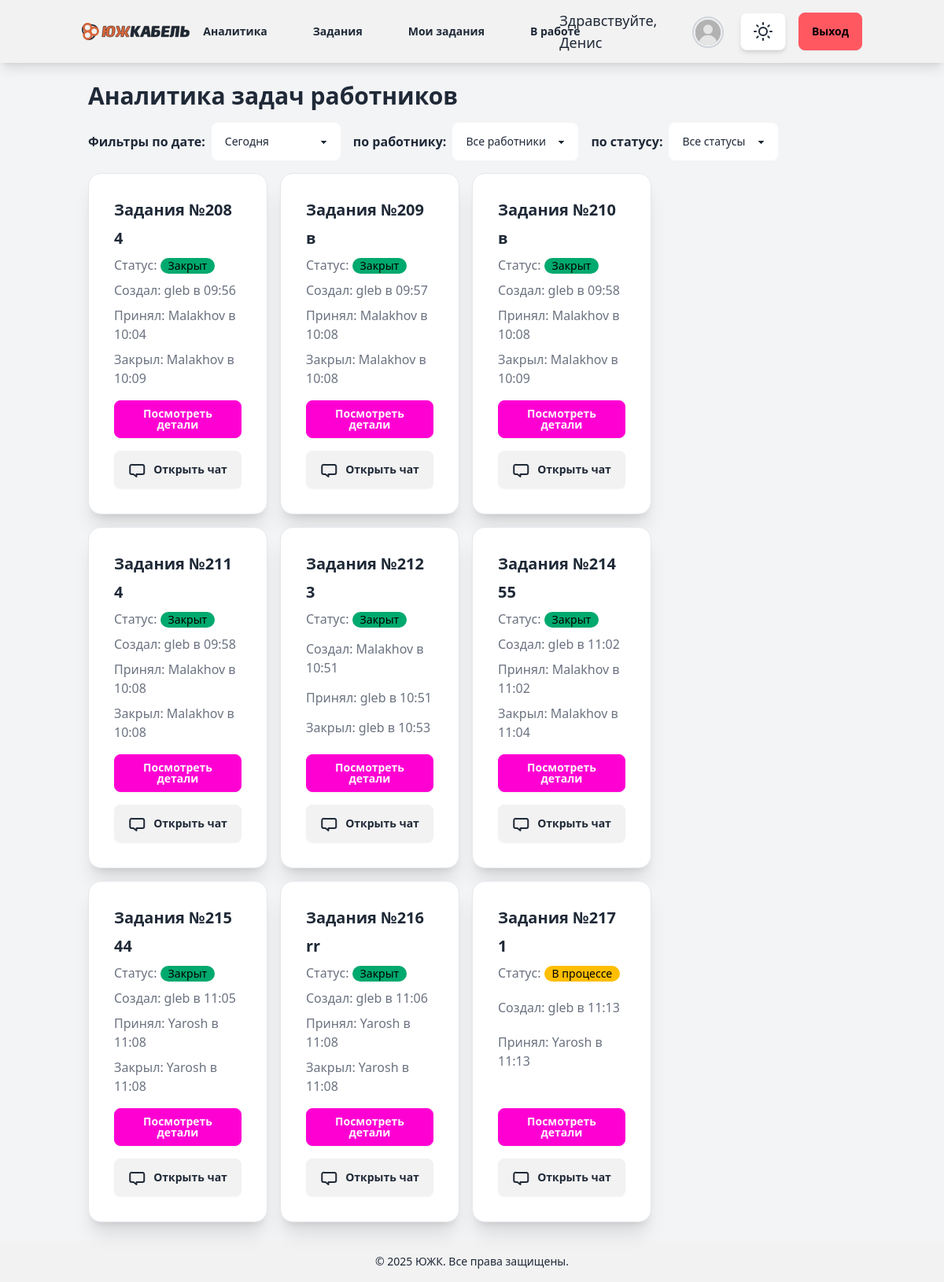
/ticket_list_for_boss (signed in), run on the app's committed database.
### account/models.py (models this page shows)
class CustomUser(AbstractUser):
    department = models.ForeignKey(Department, on_delete=models.SET_NULL, null=True, blank=True)
    position = models.ForeignKey(Position, on_delete=models.SET_NULL, null=True, blank=True, related_name="users")

### tickets/models.py (models this page shows, shortened)
class Ticket(models.Model):
    STATUS_CHOICES = [
        ('open', 'Open'),
        ('in_progress', 'In Progress'),
        ('closed', 'Closed'),
    ]
    title = models.CharField(max_length=200)
    description = models.TextField()
    status = models.CharField(max_length=20, choices=STATUS_CHOICES, default='open')
    created_by = models.ForeignKey(CustomUser, on_delete=models.CASCADE, related_name='tickets_created')
    accepted_by = models.ForeignKey(CustomUser, on_delete=models.CASCADE, related_name='tickets_accepted', null=True,
                                    blank=True)
    department = models.ForeignKey(Department, on_delete=models.CASCADE, related_name='tickets', null=True, blank=True)
    position = models.ForeignKey(Position, on_delete=models.CASCADE, related_name='tickets', null=True, blank=True)
    old_department = models.ForeignKey(Department, on_delete=models.SET_NULL, related_name='old_department', null=True, blank=True)
    old_position = models.ForeignKey(Position, on_delete=models.SET_NULL, related_name='old_position', null=True, blank=True)
    attachment = models.FileField(upload_to='tickets/', null=True, blank=True)
    created_at = models.DateTimeField(auto_now_add=True)
    accepted_at = models.DateTimeField(null=True, blank=True)
    closed_at = models.DateTimeField(null=True, blank=True)
    updated_at = models.DateTimeField(auto_now=True)
    completion_comment = models.TextField(null=True, blank=True)

### tickets/views.py (the view)
# urls.py: path('ticket_list_for_boss', views.ticket_list_for_boss, name='ticket_list_for_boss'),
@login_required
def ticket_list_for_boss(request):
    user = request.user
    chat_id = None
    tickets = Ticket.objects.filter(
        Q(status="closed") | Q(status="in_progress"),
        department=user.department
    )
    users = CustomUser.objects.filter(department=user.department).exclude(id=user.department.boss.id)
    time_filter_user = request.GET.get('time_filter_user', 'today')  # Default to 'today'
    if time_filter_user == 'today':
        tickets = tickets.filter(created_at__date=timezone.now().date())
    elif time_filter_user == 'week':
        start_of_week = timezone.now() - timedelta(days=timezone.now().weekday())
        tickets = tickets.filter(created_at__gte=start_of_week)
    elif time_filter_user == 'month':
        tickets = tickets.filter(created_at__year=timezone.now().year,
                                 created_at__month=timezone.now().month)
    specific_user = request.GET.get('specific_user', '')
    if specific_user:
        try:
            specific_user = int(specific_user)  # Convert to an integer
            tickets = tickets.filter(accepted_by=specific_user)
        except ValueError:
            pass  # If conversion fails, do nothing (avoid crashing)
    specific_status = request.GET.get('specific_status', '')
    if specific_status:
        tickets = tickets.filter(status=specific_status)
    chat = Chat.objects.filter(
        Q(ticket__accepted_by=user) | Q(ticket__created_by=user), is_active=True
    ).first()
    chat_id = chat.ticket.id if chat else None
    return render(request, 'tickets/ticket_list_for_boss.html', {
        'tickets': tickets,
        'users': users,
        'chat_id': chat_id
    })

### templates/tickets/ticket_list_for_boss.html (shortened to what this page needs)
{% extends "blog/base.html" %}
{% block content1 %}
<div class="container mx-auto p-6">
    <h2 class="text-3xl font-bold mb-4">Аналитика задач работников</h2>
    <form method="get" class="mb-4">
        <div class="flex gap-4 items-center">
            <div class="flex gap-2 items-center">
                <label class="font-semibold">Фильтры по дате:</label>
                <select name="time_filter_user" class="select select-bordered" onchange="this.form.submit()">
                    <option value="today" {% if request.GET.time_filter_user == "today" %}selected{% endif %}>Сегодня</option>
                </select>
            </div>
            <div class="flex gap-2 items-center">
                <label class="font-semibold">по работнику:</label>
                <select name="specific_user" class="select select-bordered" onchange="this.form.submit()">
                    <option value=''>Все работники</option>
                </select>
            </div>
             <div class="flex gap-2 items-center">
                <label class="font-semibold">по статусу:</label>
                <select name="specific_status" class="select select-bordered" onchange="this.form.submit()">
                    <option value=''>Все статусы</option>
                </select>
            </div>
        </div>
    </form>
    <div id="ticket-container" class="transition-all duration-300 w-full lg:w-3/4 pr-4">
        <div class="grid grid-cols-1 md:grid-cols-2 lg:grid-cols-3 gap-4">
            {% for ticket in tickets %}
            <div class="card bg-base-100 shadow-xl border border-gray-200" data-ticket-id="{{ ticket.id }}">
                <div class="card-body">
                    <h2 class="card-title text-xl font-semibold">Задания №{{ ticket.id }}</h2>
                    <h3 class="card-title text-xl font-semibold">{{ ticket.title }}</h3>
                    <p class="text-gray-500">Статус:
                        <span class="badge
                            {% if ticket.status == 'open' %}badge-error
                            {% elif ticket.status == 'in_progress' %}badge-warning
                            {% else %}badge-success
                            {% endif %}">
                            {% if ticket.status == 'open' %}Открыт
                            {% elif ticket.status == 'in_progress' %}В процессе
                            {% else %}Закрыт
                            {% endif %}
                        </span>
                    </p>
                    <p class="text-gray-500">Создал:
                        {{ ticket.created_by.username }} в {{ ticket.created_at|date:"H:i" }}
                    </p>
                    <p class="text-gray-500">Принял:
                        {% if ticket.accepted_by %}
                            {{ ticket.accepted_by.username }} в {{ ticket.accepted_at|date:"H:i" }}
                        {% else %}
                            {{ ticket.accepted_by.username|default:"На данный момент не принята" }}
                        {% endif %}
                    </p>
                    <p class="text-gray-500">
                        {% if ticket.closed_at %}
                                Закрыл: {{ ticket.accepted_by.username }} в {{ ticket.closed_at|date:"H:i" }}
                        {% endif %}
                    </p>
                    <a href="{% url 'tickets:ticket_detail' ticket.id %}" class="btn btn-secondary mt-2">Посмотреть детали</a>
                    {% if ticket.chat.messages %}
                    <button class="btn btn-accent open-chat mt-2" data-ticket-id="{{ ticket.chat.id }}">
                        <span>Открыть чат</span>
                    </button>
                    {% endif %}
                </div>
            </div>
            {% endfor %}
        </div>
    </div>
</div>
{% endblock %}

### templates/blog/base.html (shortened to what this page needs)
{% load static %}
{% load tailwind_tags %}
<!DOCTYPE html>
<html lang="ru">
<head>
    {% tailwind_css %}
    <script src="https://cdn.tailwindcss.com"></script>
</head>
<body class="bg-gray-100 theme-transition min-h-screen flex flex-col">
    <nav class="bg-base-200 shadow-lg sticky top-0 z-10">
        <div class="container mx-auto px-4 py-3 flex justify-between items-center">
            <a href="{% url 'tickets:ticket_list_created_by' %}">
                <img id="lightLogo" src="/media/tickets/logo-ru-x-light.svg" alt="Company Logo" width="150">
            </a>
            {% if request.user.is_authenticated %}
            <div class="hidden md:flex items-center space-x-6">
                {% if request.user == request.user.department.boss %}
                    <div class="dropdown dropdown-hover">
                        <label tabindex="0" class="btn btn-ghost hover:bg-base-300">Аналитика</label>
                    </div>
                {% endif %}
                <a href="{% url 'tickets:ticket_list' %}" class="btn btn-ghost hover:bg-base-300">Задания</a>
                <a href="{% url 'tickets:ticket_list_created_by' %}" class="btn btn-ghost hover:bg-base-300">Мои задания</a>
                <a href="{% url 'tickets:ticket_list_accepted_by' %}" class="btn btn-ghost hover:bg-base-300">В работе</a>
            </div>
            <div class="flex items-center space-x-4">
                <span class="text-lg hidden md:inline">Здравствуйте, {{ request.user.first_name|default:request.user.username }}</span>
                <a href="{% url 'account:user_profile' %}" class="btn btn-ghost p-1 hover:ring-2 hover:ring-primary rounded-full transition-all">
                    {% if request.user.profile.photo %}
                        <img src="{{ request.user.profile.photo.url }}" alt="Profile Picture"
                            class="w-10 h-10 rounded-full border-2 border-primary object-cover">
                    {% else %}
                        <img src="/media/tickets/def.png" alt="Default Profile Picture"
                            class="w-10 h-10 rounded-full border-2 border-gray-300 object-cover">
                    {% endif %}
                </a>
                <button id="theme-toggle-btn" class="btn btn-circle bg-base-100 hover:bg-base-300 shadow-md transition-all">
                </button>
                <form action="{% url 'account:logout' %}" method="post" class="inline">
                    <button type="submit" class="btn btn-error hover:btn-error-focus transition-colors">Выход</button>
                </form>
            </div>
            {% else %}
            <div>
                <a href="{% url 'account:login' %}" class="btn btn-primary hover:bg-primary-focus transition-colors">Вход</a>
            </div>
            {% endif %}
        </div>
    </nav>
    {% block content1 %}
    {% endblock %}
    <footer class="bg-base-200 p-4 text-center text-sm mt-auto">
        <div class="container mx-auto">
            <p>© 2025 ЮЖК. Все права защищены.</p>
        </div>
    </footer>
</body>
</html>

### templates/blog/base.html (style rules this page uses)
.theme-transition { transition: background-color 0.3s ease, color 0.3s ease, border-color 0.3s ease; }

### data on the page
CustomUser: user.first_name "Денис"
Ticket: id "208", title "4", status "Закрыт", created_by.username "gleb", created_at "09:56", accepted_by.username "Malakhov", accepted_at "10:04", closed_at "10:09"
Ticket: id "209", title "в", status "Закрыт", created_by.username "gleb", created_at "09:57", accepted_by.username "Malakhov", accepted_at "10:08", closed_at "10:08"
Ticket: id "210", title "в", status "Закрыт", created_by.username "gleb", created_at "09:58", accepted_by.username "Malakhov", accepted_at "10:08", closed_at "10:09"
Ticket: id "211", title "4", status "Закрыт", created_by.username "gleb", created_at "09:58", accepted_by.username "Malakhov", accepted_at "10:08", closed_at "10:08"
Ticket: id "212", title "3", status "Закрыт", created_by.username "Malakhov", created_at "10:51", accepted_by.username "gleb", accepted_at "10:51", closed_at "10:53"
Ticket: id "214", title "55", status "Закрыт", created_by.username "gleb", created_at "11:02", accepted_by.username "Malakhov", accepted_at "11:02", closed_at "11:04"
Ticket: id "215", title "44", status "Закрыт", created_by.username "gleb", created_at "11:05", accepted_by.username "Yarosh", accepted_at "11:08", closed_at "11:08"
Ticket: id "216", title "rr", status "Закрыт", created_by.username "gleb", created_at "11:06", accepted_by.username "Yarosh", accepted_at "11:08", closed_at "11:08"
Ticket: id "217", title "1", status "В процессе", created_by.username "gleb", created_at "11:13", accepted_by.username "Yarosh", accepted_at "11:13"
